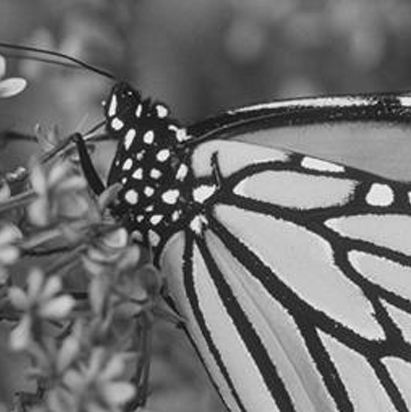
%> input picture imageUji/img1a.png, 411 x 412 px
$ octave uji2.m   (GNU Octave 9; MATLAB toolbox functions it lacks are replaced by stand-ins)
%> lines starting %> are read from the running program, lines starting %| are printed output that depends on the picture; in (x1, y1, x2, y2) boxes, pixels count from 0 and x2, y2 are one past the last pixel; in counts of white or black regions, pixels touching at a corner belong together; the program's own positions count from 1
### tapisFreq.m
function outImg = tapisFreq(img, H)

    F = fftshift(fft2(im2double(img)));

    G = F .* H;

    g = ifft2(ifftshift(G));

    outImg = im2uint8(mat2gray(real(g)));
end

### uji2.m
% =========================================================================
%           SKRIP PENGUJIAN ROBUST UNTUK FUNGSI tapisFreq.m
% =========================================================================
% Deskripsi:
% Skrip ini dirancang untuk menjadi satu-satunya file uji yang Anda
% perlukan. Ia akan meminta Anda memilih file gambar, secara otomatis
% menangani konversi tipe data, dan menerapkan semua filter frekuensi
% pada citra grayscale dan berwarna.
%
% Cukup jalankan file ini dari Matlab.
% Pastikan file 'tapisFreq.m' ada di folder yang sama.
% =========================================================================

clear;
clc;
close all;

fprintf('--- Skrip Pengujian Robust untuk tapisFreq.m ---\n');

try
    % --- LANGKAH 1: UJI CITRA GRAYSCALE ---
    fprintf('\n[LANGKAH 1 dari 2]\n');
    [fileGray, pathGray] = uigetfile({'*.png';'*.jpg';'*.tif';'*.bmp';'*.*'}, 'Pilih sebuah Citra Grayscale untuk Diuji');
%> the answer given: imageUji/img1a.png
    if isequal(fileGray, 0)
        disp('Pemilihan file dibatalkan. Skrip berhenti.');
        return;
    end
    ujiCitra(fullfile(pathGray, fileGray), 'Grayscale');

    % --- LANGKAH 2: UJI CITRA BERWARNA ---
    fprintf('\n[LANGKAH 2 dari 2]\n');
    [fileColor, pathColor] = uigetfile({'*.png';'*.jpg';'*.tif';'*.bmp';'*.*'}, 'Pilih sebuah Citra Berwarna untuk Diuji');
    if isequal(fileColor, 0)
        disp('Pemilihan file dibatalkan. Skrip berhenti.');
        return;
    end
    ujiCitra(fullfile(pathColor, fileColor), 'Berwarna');

    fprintf('\n--- Pengujian Selesai ---\n');

catch ME
    fprintf('\nTERJADI ERROR FATAL:\n');
    fprintf('Pesan: %s\n', ME.message);
    fprintf('Error terjadi di file: %s, baris: %d\n', ME.stack(1).name, ME.stack(1).line);
end


% --- FUNGSI UTAMA PENGUJIAN ---
function ujiCitra(pathLengkapFile, tipe)
    fprintf('\nMemproses citra %s: %s\n', tipe, pathLengkapFile);

    % 1. Muat dan siapkan citra secara robust
    [imgOri, M, N, C] = muatDanProsesCitra(pathLengkapFile);
%> in muatDanProsesCitra, imgData is the input picture: size 412x411x3 uint8; min 0, max 255, mean 112.3
%> in muatDanProsesCitra, `[imgData, map] = imread(pathFile);`: map = []
%> M = 412; N = 411; C = 1
    fprintf('Info: Ukuran citra adalah %d x %d x %d.\n', M, N, C);
%| Info: Ukuran citra adalah 412 x 411 x 1.

    % 2. Tambahkan derau
    imgNoisy = imnoise(imgOri, 'gaussian', 0, 0.01);

    % 3. Buat filter dinamis sesuai ukuran citra
    D0 = 30; % Cutoff frequency
    n_butter = 2; % Orde Butterworth

    [U, V] = meshgrid(1:N, 1:M);
    D = sqrt((U - N/2).^2 + (V - M/2).^2);
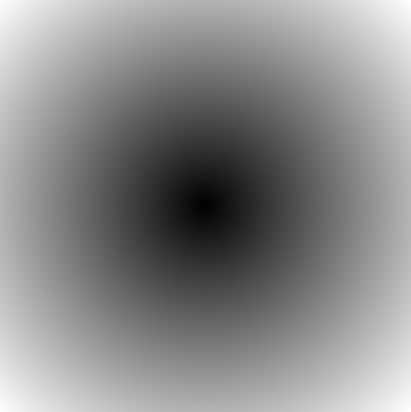
%> D: size 412x411 double; min 0.5, max 291, mean 157.4; drawn with min black and max white

    H_ilpf = double(D <= D0);
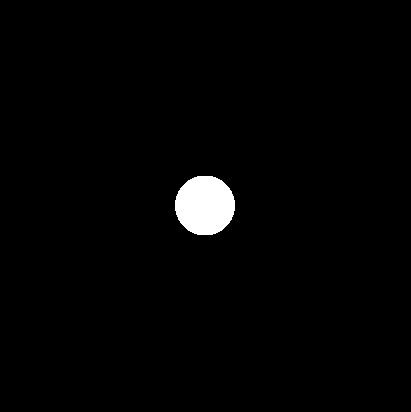
%> H_ilpf: size 412x411 double; values 0 (black) and 1 (white), 1.7% white; 1 white region, box (x1, y1, x2, y2) and area: (175, 176, 235, 235) 2820
    H_glpf = exp(-(D.^2) / (2 * D0^2));
    H_blpf = 1 ./ (1 + (D ./ D0).^(2 * n_butter));

    % 4. Terapkan filter
    imgFiltered_ilpf = zeros(size(imgOri), 'uint8');
    imgFiltered_glpf = zeros(size(imgOri), 'uint8');
    imgFiltered_blpf = zeros(size(imgOri), 'uint8');

    if C == 3 % Jika citra berwarna
        fprintf('Menerapkan filter pada 3 channel warna...\n');
        for channel = 1:3
            imgFiltered_ilpf(:,:,channel) = tapisFreq(imgNoisy(:,:,channel), H_ilpf);
            imgFiltered_glpf(:,:,channel) = tapisFreq(imgNoisy(:,:,channel), H_glpf);
            imgFiltered_blpf(:,:,channel) = tapisFreq(imgNoisy(:,:,channel), H_blpf);
        end
    else % Jika citra grayscale
        fprintf('Menerapkan filter pada 1 channel grayscale...\n');
        imgFiltered_ilpf = tapisFreq(imgNoisy, H_ilpf);
        imgFiltered_glpf = tapisFreq(imgNoisy, H_glpf);
        imgFiltered_blpf = tapisFreq(imgNoisy, H_blpf);
%> the answer given: imageUji/img2a.png
%> call 2 of ujiCitra, with pathLengkapFile = 'imageUji/img2a.png', tipe = 'Berwarna'
%> call 2 of muatDanProsesCitra, with pathFile = 'imageUji/img2a.png'
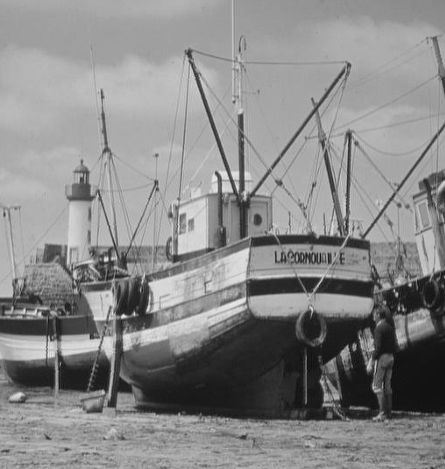
%> input picture imageUji/img2a.png, 445 x 469 px
%> in muatDanProsesCitra, imgData is the input picture: size 469x445x3 uint8; min 9, max 234, mean 136.2
%> in ujiCitra (call 2), `[imgOri, M, N, C] = muatDanProsesCitra(pathLengkapFile);`: M = 469; N = 445
%| Info: Ukuran citra adalah 469 x 445 x 1.
%> in ujiCitra (call 2), `imgNoisy = imnoise(imgOri, 'gaussian', 0, 0.01);`:
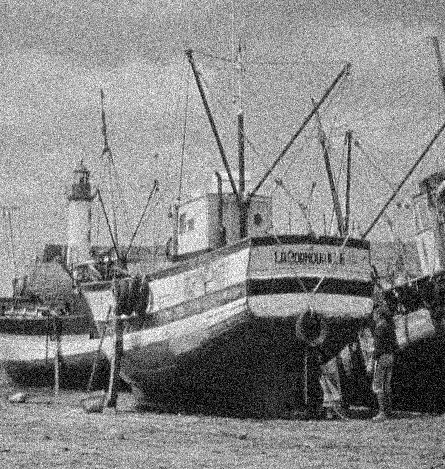
%> imgNoisy: size 469x445 uint8; min 0, max 255, mean 136.4
%> in ujiCitra (call 2), `D = sqrt((U - N/2).^2 + (V - M/2).^2);`:
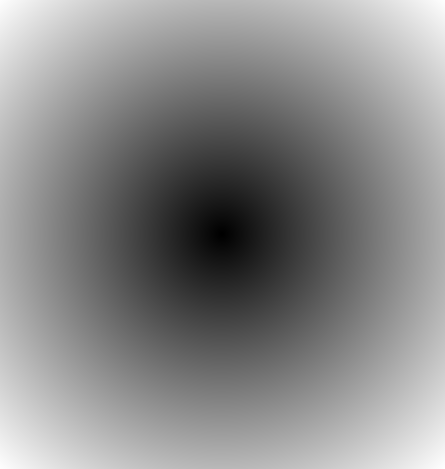
%> D: size 469x445 double; min 0.707, max 323.3, mean 174.9; drawn with min black and max white
%> in ujiCitra (call 2), `H_ilpf = double(D <= D0);`: H_ilpf: size 469x445 double; values 0 (black) and 1 (white), 1.4% white; 1 white region, box (x1, y1, x2, y2) and area: (192, 204, 252, 264) 2828
%> in ujiCitra (call 2), `H_blpf = 1 ./ (1 + (D ./ D0).^(2 * n_butter));`:
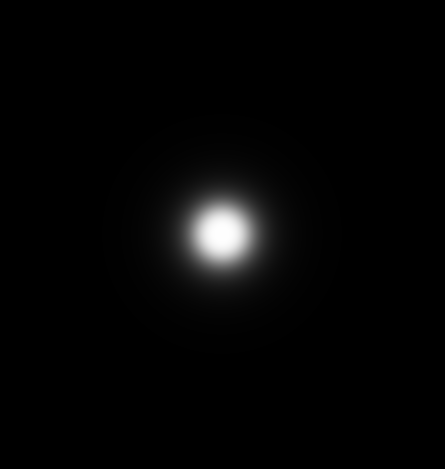
%> H_blpf: size 469x445 double; min 7.42e-05, max 1, mean 0.0211
%> in tapisFreq (call 5), `outImg = im2uint8(mat2gray(real(g)));`:
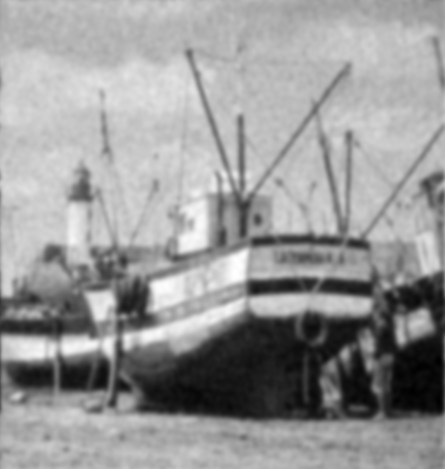
%> outImg: size 469x445 uint8; min 0, max 255, mean 152.2
    end

    % 5. Tampilkan hasil
    figure('Name', ['Hasil Filter Frekuensi - ' tipe], 'NumberTitle', 'off');
    subplot(2, 3, 1); imshow(imgOri); title('Citra Asli');
    subplot(2, 3, 2); imshow(imgNoisy); title('Citra dengan Derau');
    subplot(2, 3, 3); imshow(H_glpf, []); title('Contoh Mask (GLPF)');
    subplot(2, 3, 4); imshow(imgFiltered_ilpf); title('Hasil ILPF');
    subplot(2, 3, 5); imshow(imgFiltered_glpf); title('Hasil GLPF');
    subplot(2, 3, 6); imshow(imgFiltered_blpf); title('Hasil BLPF');
    sgtitle(['Pengujian pada Citra ' tipe], 'FontSize', 14, 'FontWeight', 'bold');
end

% --- FUNGSI PEMBANTU UNTUK MEMUAT CITRA ---
function [imgOut, M, N, C] = muatDanProsesCitra(pathFile)
    % Fungsi ini memuat citra dan menanganani berbagai kasus (indexed, rgb, gray)
    if ~exist(pathFile, 'file')
        error('File tidak ditemukan: %s', pathFile);
    end
    [imgData, map] = imread(pathFile);

    % Konversi dari indexed image ke RGB jika diperlukan
    if ~isempty(map)
        fprintf('Info: Citra adalah "Indexed", mengonversi ke RGB.\n');
        imgData = ind2rgb(imgData, map);
    end

    % Pastikan tipe data uint8 untuk konsistensi sebelum menambah derau
    if ~isa(imgData, 'uint8')
        imgData = im2uint8(imgData);
    end

    % Jika citra grayscale dibaca sebagai RGB, konversi ke grayscale asli
    if size(imgData,3) == 3 && ...
       isequal(imgData(:,:,1), imgData(:,:,2)) && ...
       isequal(imgData(:,:,2), imgData(:,:,3))
       fprintf('Info: Citra RGB terdeteksi sebagai grayscale, mengonversi ke 2D.\n');
       imgData = rgb2gray(imgData);
    end

    imgOut = imgData;
    [M, N, C] = size(imgOut);
end
